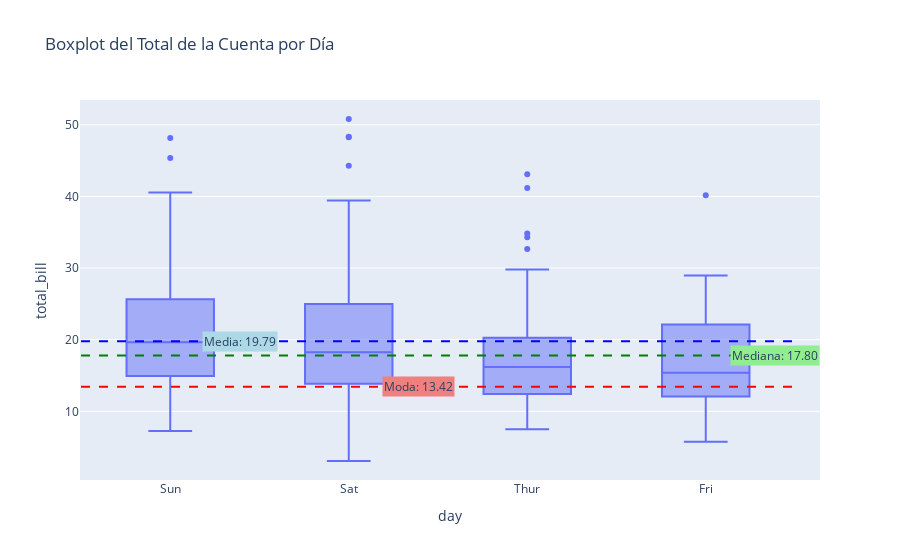

Write notebook code for a chart like this one.
### Code cell
# Definir el orden de los días de la semana
dias_ordenados = ['Thur', 'Fri', 'Sat', 'Sun']
df['day'] = pd.Categorical(df['day'], categories=dias_ordenados, ordered=True)

# Calcular medidas de tendencia central
media = df['total_bill'].mean()
mediana = df['total_bill'].median()
moda = df['total_bill'].mode()[0]

# Crear el boxplot con Plotly Express
fig = px.box(df, x='day', y='total_bill', title='Boxplot del Total de la Cuenta por Día')

# Agregar líneas para media, mediana y moda
fig.add_shape(type="line", x0=-0.5, x1=3.5, y0=media, y1=media,
              line=dict(color="blue", width=2, dash="dash"), name="Media")
fig.add_shape(type="line", x0=-0.5, x1=3.5, y0=mediana, y1=mediana,
              line=dict(color="green", width=2, dash="dash"), name="Mediana")
fig.add_shape(type="line", x0=-0.5, x1=3.5, y0=moda, y1=moda,
              line=dict(color="red", width=2, dash="dash"), name="Moda")

# Añadir anotaciones para las líneas
fig.add_annotation(x=0.5, y=media, text=f'Media: {media:.2f}', 
                   showarrow=True, arrowhead=2, ax=-20, ay=0, bgcolor='lightblue')
fig.add_annotation(x=3.5, y=mediana, text=f'Mediana: {mediana:.2f}', 
                   showarrow=True, arrowhead=2, ax=-20, ay=0, bgcolor='lightgreen')
fig.add_annotation(x=1.5, y=moda, text=f'Moda: {moda:.2f}', 
                   showarrow=True, arrowhead=2, ax=-20, ay=0, bgcolor='lightcoral')

# Mostrar el gráfico
fig.show()

### Figure 1 — Plotly figure (JSON) as saved in the notebook; plotly's stock layout.template omitted (floating-point values rounded to 4 significant figures; data arrays with more than 128 entries replaced by an {"elided": "..."} marker saying what was removed)
{"data": [{"alignmentgroup": "True", "hovertemplate": "day=%{x}<br>total_bill=%{y}<extra></extra>", "legendgroup": "", "marker": {"color": "#636efa"}, "name": "", "notched": false, "offsetgroup": "", "orientation": "v", "showlegend": false, "type": "box", "x": {"elided": "244 str values"}, "x0": " ", "xaxis": "x", "y": {"elided": "244 float values"}, "y0": " ", "yaxis": "y"}], "layout": {"annotations": [{"arrowhead": 2, "ax": -20, "ay": 0, "bgcolor": "lightblue", "showarrow": true, "text": "Media: 19.79", "x": 0.5, "y": 19.79}, {"arrowhead": 2, "ax": -20, "ay": 0, "bgcolor": "lightgreen", "showarrow": true, "text": "Mediana: 17.80", "x": 3.5, "y": 17.8}, {"arrowhead": 2, "ax": -20, "ay": 0, "bgcolor": "lightcoral", "showarrow": true, "text": "Moda: 13.42", "x": 1.5, "y": 13.42}], "boxmode": "group", "legend": {"tracegroupgap": 0}, "shapes": [{"line": {"color": "blue", "dash": "dash", "width": 2}, "name": "Media", "type": "line", "x0": -0.5, "x1": 3.5, "y0": 19.79, "y1": 19.79}, {"line": {"color": "green", "dash": "dash", "width": 2}, "name": "Mediana", "type": "line", "x0": -0.5, "x1": 3.5, "y0": 17.8, "y1": 17.8}, {"line": {"color": "red", "dash": "dash", "width": 2}, "name": "Moda", "type": "line", "x0": -0.5, "x1": 3.5, "y0": 13.42, "y1": 13.42}], "title": {"text": "Boxplot del Total de la Cuenta por Día"}, "xaxis": {"anchor": "y", "domain": [0, 1], "title": {"text": "day"}}, "yaxis": {"anchor": "x", "domain": [0, 1], "title": {"text": "total_bill"}}}}
